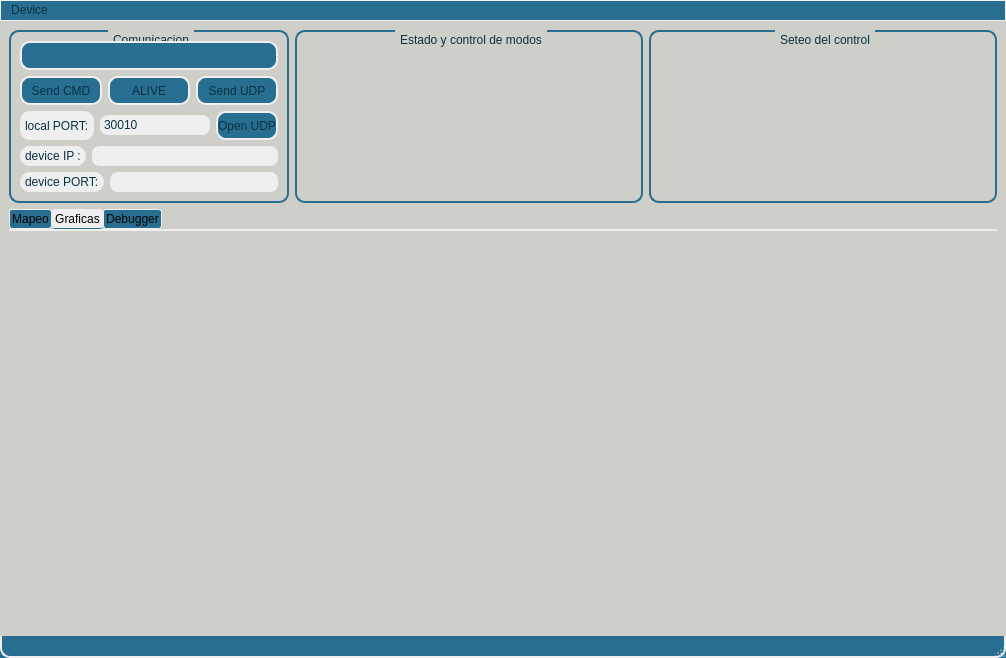
<?xml version="1.0" encoding="UTF-8"?>
<ui version="4.0">
 <class>MainWindow</class>
 <widget class="QMainWindow" name="MainWindow">
  <property name="geometry">
   <rect>
    <x>0</x>
    <y>0</y>
    <width>1006</width>
    <height>658</height>
   </rect>
  </property>
  <property name="font">
   <font>
    <pointsize>9</pointsize>
    <bold>false</bold>
   </font>
  </property>
  <property name="windowTitle">
   <string>MECS I - PROYECTO FINAL</string>
  </property>
  <property name="windowIcon">
   <iconset resource="MECS_I_UI.qrc">
    <normaloff>:/arc-reactor-png.png</normaloff>:/arc-reactor-png.png</iconset>
  </property>
  <property name="styleSheet">
   <string notr="true">#centralwidget {
    background-color: #CECFC9;
}

QMainWindow {
	color:#0A3143;
    background-color: #276E90; 
    border: 2px solid #EFEFEF; 
    border-radius: 10px; 
}

QMenuBar {
	color:#0A3143;
    background-color: #276E90;
    border: 1px solid #EFEFEF;
}

QMenu
{
background-color: #276E90;
color:#EFEFEF;
font-style:bold;
}

QGroupBox{
	color:#0A3143;
 	border: 2px solid #276E90; 
	border-radius: 10px; 
	margin-top: 5ex; 
}

QGroupBox::title {
 	border: 3px solid #CECFC9; 
    subcontrol-origin: margin;
    subcontrol-position: top center; 
}

QPushButton
{
color:#0A3143;
background-color: #276E90;
border: 1px solid #EFEFEF;
border-width: 2px;
border-radius: 10px;
height:25px;
}

QPushButton:hover { background-color: #EFEFEF; }

QLCDNumber{
	color:#0A3143;
	background-color: #CECFC9;
	border: 2px solid #EFEFEF;
	border-radius: 10px; 
}

QLabel
{
color:#0A3143;
background-color: #EFEFEF;
border-radius: 10px;
padding: 2px;
}

QTextEdit {
 border: 2px solid #EFEFEF;
 border-radius: 10px;
 background-color: rgba(0,0,0,0);
 }

QLineEdit{
	color:#0A3143;
	background-color: #EFEFEF;
	border: 1px solid #EFEFEF;
	border-width: 2px;
	border-radius: 8px;
}

QPlainTextEdit{
	color:#0A3143;
	background-color: #EFEFEF;
	border: 1px solid #EFEFEF;
	border-width: 2px;
	border-radius: 8px;
}

QTextEdit#textEdit_RAW{
	font-family: &quot;Verdana&quot;;
	font-size: 12px ;
	font-style: bold;
	padding:5px;
   color:#0A3143;
}

QTextEdit#textEdit_PROCCES{
    font-family: &quot;Verdana&quot;;
	font-size: 12px ;
	font-style: bold;
	padding:5px;
   color:#0A3143;
}

QTabWidget::pane { 
    border-top: 2px solid #EFEFEF; 
    position: absolute; 
    top: -0.5em; 
}

QTabWidget::tab-bar {
    alignment: center; 
}

QTabBar::tab {
    background-color: #276E90; 
    border: 1px solid #EFEFEF; 
    border-bottom-color: #EFEFEF; 
    border-top-left-radius: 3px; 
    border-top-right-radius: 3px; 
	border-bottom-left-radius: 3px; 
    border-bottom-right-radius: 3px; 
    min-width: 8ex; 
    padding: 2px; 
}

QTabBar::tab:selected, QTabBar::tab:hover {
    background-color: #EFEFEF; 
}

QTabBar::tab:selected {
    border-color: #EFEFEF; 
    border-bottom-color: #276E90; 
}

QComboBox {
	color:#0A3143;
	background-color: #276E90;
    border: 1px solid #EFEFEF;
	border-width: 2px;
	border-radius: 10px;
	height:25px;
}

QComboBox:!editable, QComboBox::drop-down:editable {
     border-color: #EFEFEF; 
}

QComboBox:!editable:on, QComboBox::drop-down:editable:on {
    background: qlineargradient(x1: 0, y1: 0, x2: 0, y2: 1,
                                stop: 0 #D3D3D3, stop: 0.4 #D8D8D8,
                                stop: 0.5 #DDDDDD, stop: 1.0 #E1E1E1); 
}

QComboBox:on { 
    padding-top: 3px; 
    padding-left: 4px; 
}

QComboBox::drop-down {
    subcontrol-origin: padding; 
    subcontrol-position: top right; 
    width: 15px; 

    border-left-width: 1px; 
    border-left-color: #276E90; 
    border-left-style: solid; 
    border-top-right-radius: 3px; 
    border-bottom-right-radius: 3px; 
}

QComboBox::down-arrow:on { 
    top: 1px; 
    left: 1px; 
}

QComboBox::down-arrow {
   image: url(:/arrowdown.png);
}

QComboBox QAbstractItemView {
    border: 2px solid #276E90;
    selection-background-color: lightgray;
	border-radius: 5px;
}

QDoubleSpinBox {
    color:#0A3143;
	background-color: #EFEFEF;
}

QSpinBox {
    color:#0A3143;
	background-color: #EFEFEF;
}

</string>
  </property>
  <widget class="QWidget" name="centralwidget">
   <property name="styleSheet">
    <string notr="true"/>
   </property>
   <layout class="QGridLayout" name="gridLayout_5">
    <item row="0" column="0">
     <layout class="QVBoxLayout" name="verticalLayout_5" stretch="0,1">
      <item>
       <layout class="QHBoxLayout" name="horizontalLayout_33" stretch="0,1,1">
        <item>
         <widget class="QGroupBox" name="groupBox">
          <property name="title">
           <string>Comunicacion</string>
          </property>
          <layout class="QGridLayout" name="gridLayout">
           <item row="0" column="0">
            <layout class="QVBoxLayout" name="verticalLayout">
             <item>
              <widget class="QComboBox" name="comboBox_CMD"/>
             </item>
             <item>
              <layout class="QHBoxLayout" name="horizontalLayout">
               <item>
                <widget class="QPushButton" name="pushButton_SEND">
                 <property name="text">
                  <string>Send CMD</string>
                 </property>
                </widget>
               </item>
               <item>
                <widget class="QPushButton" name="pushButton_ALIVE">
                 <property name="text">
                  <string>ALIVE</string>
                 </property>
                </widget>
               </item>
               <item>
                <widget class="QPushButton" name="pushButton_UDP">
                 <property name="text">
                  <string>Send UDP</string>
                 </property>
                </widget>
               </item>
              </layout>
             </item>
             <item>
              <layout class="QHBoxLayout" name="horizontalLayout_2">
               <item>
                <widget class="QLabel" name="label_9">
                 <property name="text">
                  <string>local PORT:</string>
                 </property>
                </widget>
               </item>
               <item>
                <widget class="QLineEdit" name="lineEdit_LOCALPORT">
                 <property name="tabletTracking">
                  <bool>false</bool>
                 </property>
                 <property name="text">
                  <string>30010</string>
                 </property>
                </widget>
               </item>
               <item>
                <widget class="QPushButton" name="pushButton_OPENUDP">
                 <property name="text">
                  <string>Open UDP</string>
                 </property>
                </widget>
               </item>
              </layout>
             </item>
             <item>
              <layout class="QHBoxLayout" name="horizontalLayout_8">
               <item>
                <widget class="QLabel" name="label_7">
                 <property name="text">
                  <string>device IP :</string>
                 </property>
                </widget>
               </item>
               <item>
                <widget class="QLineEdit" name="lineEdit_IP_REMOTA"/>
               </item>
              </layout>
             </item>
             <item>
              <layout class="QHBoxLayout" name="horizontalLayout_9">
               <item>
                <widget class="QLabel" name="label_8">
                 <property name="text">
                  <string>device PORT:</string>
                 </property>
                </widget>
               </item>
               <item>
                <widget class="QLineEdit" name="lineEdit_DEVICEPORT">
                 <property name="text">
                  <string/>
                 </property>
                </widget>
               </item>
              </layout>
             </item>
            </layout>
           </item>
          </layout>
         </widget>
        </item>
        <item>
         <widget class="QGroupBox" name="groupBox_2">
          <property name="title">
           <string>Estado y control de modos</string>
          </property>
          <layout class="QGridLayout" name="gridLayout_3"/>
         </widget>
        </item>
        <item>
         <widget class="QGroupBox" name="groupBox_3">
          <property name="title">
           <string>Seteo del control</string>
          </property>
          <layout class="QGridLayout" name="gridLayout_2"/>
         </widget>
        </item>
       </layout>
      </item>
      <item>
       <widget class="QTabWidget" name="tabWidget">
        <property name="currentIndex">
         <number>1</number>
        </property>
        <widget class="QWidget" name="tab">
         <attribute name="title">
          <string>Mapeo</string>
         </attribute>
        </widget>
        <widget class="QWidget" name="tab_3">
         <attribute name="title">
          <string>Graficas</string>
         </attribute>
         <layout class="QGridLayout" name="gridLayout_7">
          <item row="0" column="0">
           <widget class="QWidget" name="widgetAccel" native="true"/>
          </item>
          <item row="0" column="1">
           <widget class="QWidget" name="widgetGyro" native="true"/>
          </item>
         </layout>
        </widget>
        <widget class="QWidget" name="Debugger">
         <attribute name="title">
          <string>Debugger</string>
         </attribute>
         <layout class="QGridLayout" name="gridLayout_6">
          <item row="0" column="0">
           <layout class="QVBoxLayout" name="verticalLayout_8">
            <item>
             <layout class="QHBoxLayout" name="horizontalLayout_23">
              <item>
               <layout class="QHBoxLayout" name="horizontalLayout_21">
                <item>
                 <spacer name="horizontalSpacer_2">
                  <property name="orientation">
                   <enum>Qt::Horizontal</enum>
                  </property>
                  <property name="sizeHint" stdset="0">
                   <size>
                    <width>40</width>
                    <height>20</height>
                   </size>
                  </property>
                 </spacer>
                </item>
                <item>
                 <widget class="QLineEdit" name="lineEdit_IP_REMOTA_2">
                  <property name="text">
                   <string>DATO SIN PROCESAR</string>
                  </property>
                  <property name="alignment">
                   <set>Qt::AlignCenter</set>
                  </property>
                 </widget>
                </item>
                <item>
                 <spacer name="horizontalSpacer_3">
                  <property name="orientation">
                   <enum>Qt::Horizontal</enum>
                  </property>
                  <property name="sizeHint" stdset="0">
                   <size>
                    <width>40</width>
                    <height>20</height>
                   </size>
                  </property>
                 </spacer>
                </item>
               </layout>
              </item>
              <item>
               <layout class="QHBoxLayout" name="horizontalLayout_22">
                <item>
                 <spacer name="horizontalSpacer_4">
                  <property name="orientation">
                   <enum>Qt::Horizontal</enum>
                  </property>
                  <property name="sizeHint" stdset="0">
                   <size>
                    <width>40</width>
                    <height>20</height>
                   </size>
                  </property>
                 </spacer>
                </item>
                <item>
                 <widget class="QLineEdit" name="lineEdit_IP_REMOTA_4">
                  <property name="text">
                   <string>DATO PROCESADO</string>
                  </property>
                  <property name="alignment">
                   <set>Qt::AlignCenter</set>
                  </property>
                 </widget>
                </item>
                <item>
                 <spacer name="horizontalSpacer_5">
                  <property name="orientation">
                   <enum>Qt::Horizontal</enum>
                  </property>
                  <property name="sizeHint" stdset="0">
                   <size>
                    <width>40</width>
                    <height>20</height>
                   </size>
                  </property>
                 </spacer>
                </item>
               </layout>
              </item>
             </layout>
            </item>
            <item>
             <layout class="QHBoxLayout" name="horizontalLayout_19">
              <item>
               <widget class="QTextEdit" name="textEdit_RAW">
                <property name="font">
                 <font>
                  <family>Verdana</family>
                  <pointsize>-1</pointsize>
                  <bold>false</bold>
                 </font>
                </property>
                <property name="html">
                 <string>&lt;!DOCTYPE HTML PUBLIC &quot;-//W3C//DTD HTML 4.0//EN&quot; &quot;http://www.w3.org/TR/REC-html40/strict.dtd&quot;&gt;
&lt;html&gt;&lt;head&gt;&lt;meta name=&quot;qrichtext&quot; content=&quot;1&quot; /&gt;&lt;meta charset=&quot;utf-8&quot; /&gt;&lt;style type=&quot;text/css&quot;&gt;
p, li { white-space: pre-wrap; }
hr { height: 1px; border-width: 0; }
li.unchecked::marker { content: &quot;\2610&quot;; }
li.checked::marker { content: &quot;\2612&quot;; }
&lt;/style&gt;&lt;/head&gt;&lt;body style=&quot; font-family:'Verdana'; font-size:12px; font-weight:400; font-style:normal;&quot;&gt;
&lt;p style=&quot;-qt-paragraph-type:empty; margin-top:0px; margin-bottom:0px; margin-left:0px; margin-right:0px; -qt-block-indent:0; text-indent:0px; font-size:9pt;&quot;&gt;&lt;br /&gt;&lt;/p&gt;&lt;/body&gt;&lt;/html&gt;</string>
                </property>
               </widget>
              </item>
              <item>
               <widget class="QTextEdit" name="textEdit_PROCCES">
                <property name="font">
                 <font>
                  <family>Verdana</family>
                  <pointsize>-1</pointsize>
                  <bold>true</bold>
                 </font>
                </property>
                <property name="html">
                 <string>&lt;!DOCTYPE HTML PUBLIC &quot;-//W3C//DTD HTML 4.0//EN&quot; &quot;http://www.w3.org/TR/REC-html40/strict.dtd&quot;&gt;
&lt;html&gt;&lt;head&gt;&lt;meta name=&quot;qrichtext&quot; content=&quot;1&quot; /&gt;&lt;meta charset=&quot;utf-8&quot; /&gt;&lt;style type=&quot;text/css&quot;&gt;
p, li { white-space: pre-wrap; }
hr { height: 1px; border-width: 0; }
li.unchecked::marker { content: &quot;\2610&quot;; }
li.checked::marker { content: &quot;\2612&quot;; }
&lt;/style&gt;&lt;/head&gt;&lt;body style=&quot; font-family:'Verdana'; font-size:12px; font-weight:700; font-style:normal;&quot;&gt;
&lt;p style=&quot;-qt-paragraph-type:empty; margin-top:0px; margin-bottom:0px; margin-left:0px; margin-right:0px; -qt-block-indent:0; text-indent:0px; font-size:9pt;&quot;&gt;&lt;br /&gt;&lt;/p&gt;&lt;/body&gt;&lt;/html&gt;</string>
                </property>
               </widget>
              </item>
             </layout>
            </item>
            <item>
             <layout class="QHBoxLayout" name="horizontalLayout_20">
              <item>
               <widget class="QPushButton" name="pushButtonClearDebugger">
                <property name="text">
                 <string>CLEAR DEBUGGER</string>
                </property>
               </widget>
              </item>
              <item>
               <spacer name="horizontalSpacer">
                <property name="orientation">
                 <enum>Qt::Horizontal</enum>
                </property>
                <property name="sizeType">
                 <enum>QSizePolicy::Fixed</enum>
                </property>
                <property name="sizeHint" stdset="0">
                 <size>
                  <width>850</width>
                  <height>20</height>
                 </size>
                </property>
               </spacer>
              </item>
             </layout>
            </item>
           </layout>
          </item>
         </layout>
        </widget>
       </widget>
      </item>
     </layout>
    </item>
   </layout>
  </widget>
  <widget class="QMenuBar" name="menubar">
   <property name="geometry">
    <rect>
     <x>0</x>
     <y>0</y>
     <width>1006</width>
     <height>23</height>
    </rect>
   </property>
   <widget class="QMenu" name="menuDevice">
    <property name="title">
     <string>Device</string>
    </property>
    <addaction name="actionScanPorts"/>
    <addaction name="actionConnect_Device"/>
    <addaction name="actionDisconnect_Device"/>
    <addaction name="separator"/>
    <addaction name="actionQuit"/>
   </widget>
   <addaction name="menuDevice"/>
  </widget>
  <widget class="QStatusBar" name="statusbar"/>
  <action name="actionScanPorts">
   <property name="text">
    <string>Scan Ports</string>
   </property>
  </action>
  <action name="actionConnect_Device">
   <property name="text">
    <string>Connect Device</string>
   </property>
  </action>
  <action name="actionDisconnect_Device">
   <property name="text">
    <string>Disconnect Device</string>
   </property>
  </action>
  <action name="actionQuit">
   <property name="text">
    <string>Quit</string>
   </property>
  </action>
 </widget>
 <resources>
  <include location="MECS_I_UI.qrc"/>
 </resources>
 <connections/>
</ui>
